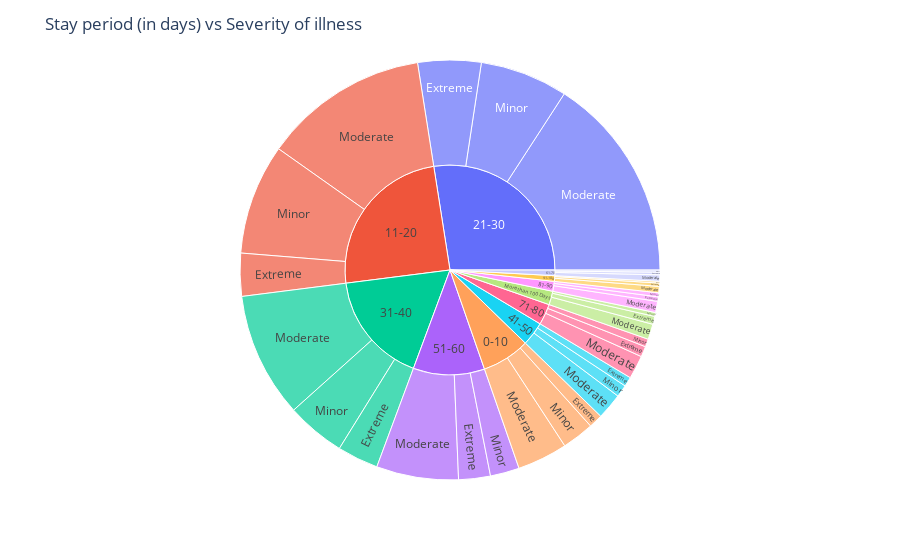

Notebook cell for this chart:
### Code cell
# Check relationship between severity and stay

fig7=px.sunburst(patients,path=['Stay','Severity of Illness'])
fig7.update_layout(title='Stay period (in days) vs Severity of illness')
fig7.show()

# As stay duration increases, no of extreme cases increases

### Figure 1 — Plotly figure (JSON) as saved in the notebook; plotly's stock layout.template omitted (floating-point values rounded to 4 significant figures)
{"data": [{"branchvalues": "total", "domain": {"x": [0, 1], "y": [0, 1]}, "hovertemplate": "labels=%{label}<br>count=%{value}<br>parent=%{parent}<br>id=%{id}<extra></extra>", "ids": ["0-10/Extreme", "11-20/Extreme", "21-30/Extreme", "31-40/Extreme", "41-50/Extreme", "51-60/Extreme", "61-70/Extreme", "71-80/Extreme", "81-90/Extreme", "91-100/Extreme", "More than 100 Days/Extreme", "0-10/Minor", "11-20/Minor", "21-30/Minor", "31-40/Minor", "41-50/Minor", "51-60/Minor", "61-70/Minor", "71-80/Minor", "81-90/Minor", "91-100/Minor", "More than 100 Days/Minor", "0-10/Moderate", "11-20/Moderate", "21-30/Moderate", "31-40/Moderate", "41-50/Moderate", "51-60/Moderate", "61-70/Moderate", "71-80/Moderate", "81-90/Moderate", "91-100/Moderate", "More than 100 Days/Moderate", "0-10", "11-20", "21-30", "31-40", "41-50", "51-60", "61-70", "71-80", "81-90", "91-100", "More than 100 Days"], "labels": ["Extreme", "Extreme", "Extreme", "Extreme", "Extreme", "Extreme", "Extreme", "Extreme", "Extreme", "Extreme", "Extreme", "Minor", "Minor", "Minor", "Minor", "Minor", "Minor", "Minor", "Minor", "Minor", "Minor", "Minor", "Moderate", "Moderate", "Moderate", "Moderate", "Moderate", "Moderate", "Moderate", "Moderate", "Moderate", "Moderate", "Moderate", "0-10", "11-20", "21-30", "31-40", "41-50", "51-60", "61-70", "71-80", "81-90", "91-100", "More than 100 Days"], "name": "", "parents": ["0-10", "11-20", "21-30", "31-40", "41-50", "51-60", "61-70", "71-80", "81-90", "91-100", "More than 100 Days", "0-10", "11-20", "21-30", "31-40", "41-50", "51-60", "61-70", "71-80", "81-90", "91-100", "More than 100 Days", "0-10", "11-20", "21-30", "31-40", "41-50", "51-60", "61-70", "71-80", "81-90", "91-100", "More than 100 Days", "", "", "", "", "", "", "", "", "", "", ""], "type": "sunburst", "values": [3399, 10518, 15502, 10086, 2351, 7777, 647, 2575, 1113, 805, 1950, 7866, 27081, 21535, 14447, 3000, 7128, 519, 1928, 985, 425, 958, 12339, 40540, 50454, 30626, 6392, 20113, 1578, 5751, 2740, 1535, 3775, 23604, 78139, 87491, 55159, 11743, 35018, 2744, 10254, 4838, 2765, 6683]}], "layout": {"legend": {"tracegroupgap": 0}, "margin": {"t": 60}, "title": {"text": "Stay period (in days) vs Severity of illness"}}}
